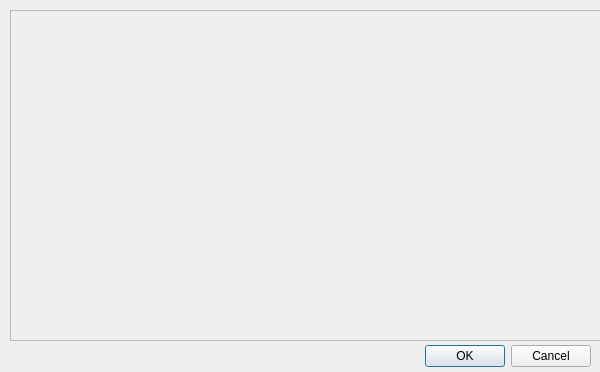
<?xml version="1.0" encoding="UTF-8"?>
<ui version="4.0">
 <class>OpenFDs</class>
 <widget class="QDialog" name="OpenFDs">
  <property name="geometry">
   <rect>
    <x>0</x>
    <y>0</y>
    <width>600</width>
    <height>372</height>
   </rect>
  </property>
  <property name="windowTitle">
   <string>Dialog</string>
  </property>
  <widget class="QDialogButtonBox" name="buttonBox">
   <property name="geometry">
    <rect>
     <x>250</x>
     <y>340</y>
     <width>341</width>
     <height>32</height>
    </rect>
   </property>
   <property name="orientation">
    <enum>Qt::Horizontal</enum>
   </property>
   <property name="standardButtons">
    <set>QDialogButtonBox::Cancel|QDialogButtonBox::Ok</set>
   </property>
  </widget>
  <widget class="QFrame" name="frame">
   <property name="geometry">
    <rect>
     <x>10</x>
     <y>10</y>
     <width>591</width>
     <height>331</height>
    </rect>
   </property>
   <property name="frameShape">
    <enum>QFrame::StyledPanel</enum>
   </property>
   <property name="frameShadow">
    <enum>QFrame::Raised</enum>
   </property>
  </widget>
 </widget>
 <resources/>
 <connections>
  <connection>
   <sender>buttonBox</sender>
   <signal>accepted()</signal>
   <receiver>OpenFDs</receiver>
   <slot>accept()</slot>
   <hints>
    <hint type="sourcelabel">
     <x>248</x>
     <y>254</y>
    </hint>
    <hint type="destinationlabel">
     <x>157</x>
     <y>274</y>
    </hint>
   </hints>
  </connection>
  <connection>
   <sender>buttonBox</sender>
   <signal>rejected()</signal>
   <receiver>OpenFDs</receiver>
   <slot>reject()</slot>
   <hints>
    <hint type="sourcelabel">
     <x>316</x>
     <y>260</y>
    </hint>
    <hint type="destinationlabel">
     <x>286</x>
     <y>274</y>
    </hint>
   </hints>
  </connection>
 </connections>
</ui>
